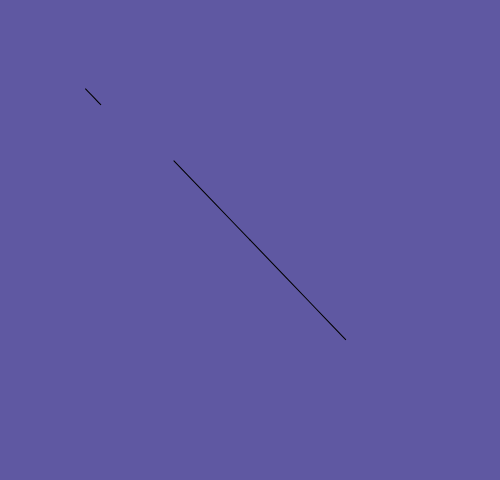
Frame 1 (no input)
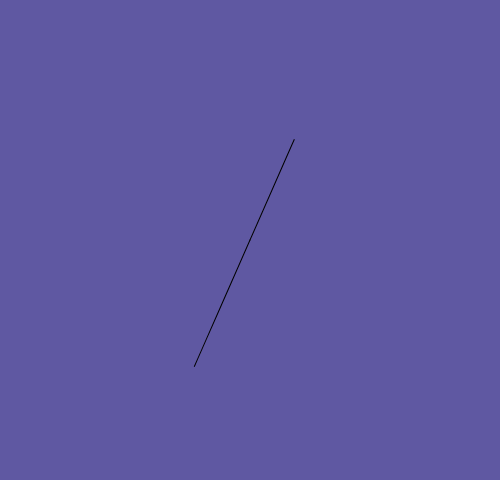
Frame 60 (no input)
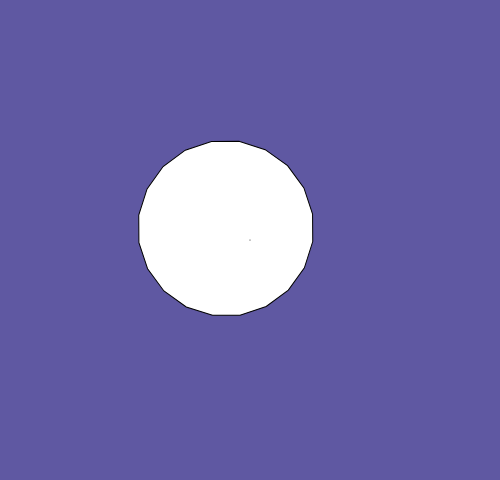
Frame 120 (the mouse pressed at the canvas centre since frame 60)

The p5.js sketch that drew these frames (run headless with seeded random() and noise() and a simulated clock; from frame 60 on, the mouse is pressed at the canvas centre):

// p5.js sketch
// ── sketch.js
function setup() {
  createCanvas(500, 480);
}

function draw() {
  background(95, 88, 162);

  push();
 translate(width * 0.5, height * 0.5);
  rotate(frameCount / 50.0);
  polygon(10, 25, 88, 20);
  pop();
  
   push();
 point(width * 0.5, height * 0.5);
  rotate(frameCount / 52.0);
  polygon(95,95, 8, 8);
  pop();
  
 
}

function polygon(x, y, radius, npoints) {
  if (mouseIsPressed){
  let angle = TWO_PI / npoints;
  beginShape();
  for (let a = 0.05; a < TWO_PI; a += angle) {
    let sx = y + cos(a) * radius;
    let sy = x + sin(a) * radius;
    vertex(sy, sx);    
  }
  } else {
    let angle = TWO_PI / npoints;
  beginShape();
  for (let a = 0.05; a < TWO_PI; a += angle) {
    let sx = y + cos(a) * radius;
    let sy = x + sin(a) * radius;
    vertex(sy, sy);   
  }
  }
  endShape(CLOSE);
}
